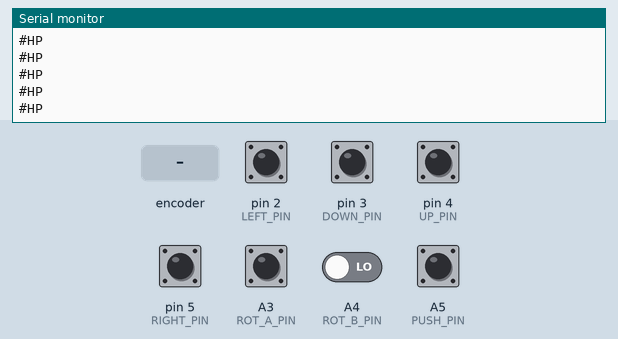
Recording of a sketch running on a simulated Arduino Uno, built with avr-gcc and run on an emulated ATmega328P. Shown: the last lines printed to the serial monitor. The inputs (shaded band) are chosen by the test bench; at power-on: A3 (ROT_A_PIN), A5 (PUSH_PIN), pin 2 (LEFT_PIN), pin 3 (DOWN_PIN), pin 4 (UP_PIN), pin 5 (RIGHT_PIN) HIGH, A4 (ROT_B_PIN) LOW. The modem accepts every AT command (registered, SIM ready, sends succeed) and sends nothing else.

Above: at 3.2 s.
3.3 s: rotary encoder on A3 (ROT_A_PIN) / A4 (ROT_B_PIN) turned 1 step (first pin leading)
5.0 s: pin 2 (LEFT_PIN) pulled LOW for 0.15 s
6.6 s: pin 3 (DOWN_PIN) pulled LOW for 0.15 s
At 6.61 s:
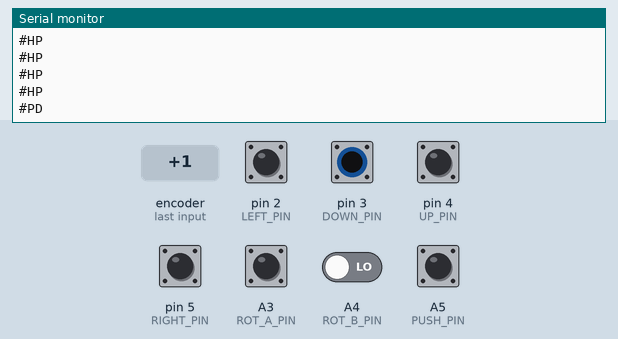
8.2 s: pin 4 (UP_PIN) pulled LOW for 0.15 s
9.8 s: pin 5 (RIGHT_PIN) pulled LOW for 0.15 s
11.4 s: A5 (PUSH_PIN) pulled LOW for 0.15 s
At 12.0 s:
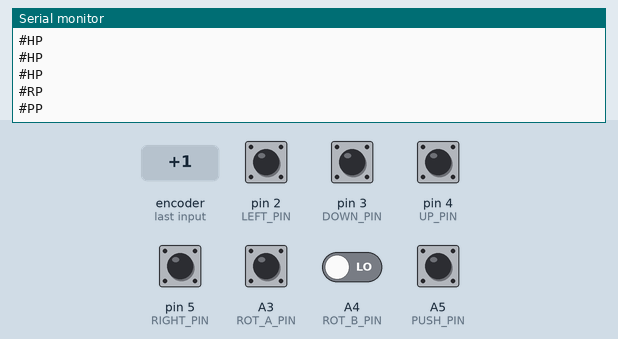

Measured:
- after the input at 6.6 s, the serial monitor: prints a new line at once (image 1)
- after the input at 11.4 s, the serial monitor: prints a new line at once (image 2)

The sketch:

myDDS.ino
```cpp
//------------------------------------------------------
//Revision History 'myDDS'
//------------------------------------------------------
//Version  Date		Author		  Mod
//1        Aug, 2014	Michael Krause	  initial
//
//------------------------------------------------------
/*
The MIT License (MIT)

        Copyright (c) 2015 Michael Krause (krause@tum.de), Institute of Ergonomics, Technische Universität München

        Permission is hereby granted, free of charge, to any person obtaining a copy
        of this software and associated documentation files (the "Software"), to deal
        in the Software without restriction, including without limitation the rights
        to use, copy, modify, merge, publish, distribute, sublicense, and/or sell
        copies of the Software, and to permit persons to whom the Software is
        furnished to do so, subject to the following conditions:

        The above copyright notice and this permission notice shall be included in
        all copies or substantial portions of the Software.

        THE SOFTWARE IS PROVIDED "AS IS", WITHOUT WARRANTY OF ANY KIND, EXPRESS OR
        IMPLIED, INCLUDING BUT NOT LIMITED TO THE WARRANTIES OF MERCHANTABILITY,
        FITNESS FOR A PARTICULAR PURPOSE AND NONINFRINGEMENT. IN NO EVENT SHALL THE
        AUTHORS OR COPYRIGHT HOLDERS BE LIABLE FOR ANY CLAIM, DAMAGES OR OTHER
        LIABILITY, WHETHER IN AN ACTION OF CONTRACT, TORT OR OTHERWISE, ARISING FROM,
        OUT OF OR IN CONNECTION WITH THE SOFTWARE OR THE USE OR OTHER DEALINGS IN
        THE SOFTWARE.

*/

#define BLUETOOTH_SPEED 57600

#include <SoftwareSerial.h>
SoftwareSerial mySerial(9, 8); // RX, TX

//pins for four way switch (simple short to GND switches => pull up: low active)
const int LEFT_PIN = 2;
const int DOWN_PIN = 3;
const int UP_PIN = 4;
const int RIGHT_PIN = 5;

//pins for rotary phases (light barrier, optical sensor)
const int ROT_A_PIN = A3;
const int ROT_B_PIN = A4;

//pins for push (light barrier, optical sensor)
const int PUSH_PIN = A5;

#define SEPCIAL_CHAR    "#"
//events
#define TURN    "t"
#define PRESS   "P"
#define HOLD    "H"
#define RELEASE "R"

//what caused the event
#define TURN_LEFT  'l'
#define TURN_RIGHT 'r'
#define PUSH       'P'
#define UP         'U'
#define DOWN       'D'
#define LEFT       'L'
#define RIGHT      'R'

#define DEBOUNCE_US 50000
//50ms
#define REPEAT_US 150000
//200ms => 5Hz  repeat rate if hold
#define INITIAL_US 500000
//300ms before begin repeat

typedef struct myButton{
  byte state;
  unsigned long t_lastPress;
  unsigned long t_lastRelease;
  unsigned long t_lastRepeat;
  unsigned long repeat;
  unsigned long initialDelay;//before repeat
  byte senderCode;
  byte active;//if activeLow == 0 if activeHigh==1
} sButton, *pButton;

void handleButton(unsigned long t_now, byte state, pButton button);
//--------
sButton bUp;
sButton bDown;
sButton bLeft;
sButton bRight;
sButton bPush;
byte last_rot_a;
byte last_rot_b;

//-----------------------------------------
void setup()
{
  Serial.begin(115200);
  while (!Serial) {
    ; // wait for serial
  }
  Serial.println("Starting");
  mySerial.begin(BLUETOOTH_SPEED);
  delay(1000);

  // Should respond with OK
  mySerial.println("AT");
  delay(1000);
  echoResponseOnSerial();
  mySerial.println("Hello from DDS via Bluetooth!");

  pinMode(UP_PIN, INPUT);
  digitalWrite(UP_PIN, HIGH); // pullUp on
  pinMode(DOWN_PIN, INPUT);
  digitalWrite(DOWN_PIN, HIGH); // pullUp on
  pinMode(LEFT_PIN, INPUT);
  digitalWrite(LEFT_PIN, HIGH); // pullUp on
  pinMode(RIGHT_PIN, INPUT);
  digitalWrite(RIGHT_PIN, HIGH); // pullUp on


  pinMode(ROT_A_PIN, INPUT);
  last_rot_a =   digitalRead(ROT_A_PIN);
  pinMode(ROT_B_PIN, INPUT);
  last_rot_b =   digitalRead(ROT_B_PIN);
  pinMode(PUSH_PIN, INPUT);
  bPush.state = digitalRead(PUSH_PIN);
  bPush.active = 1;
  bPush.repeat = REPEAT_US;
  bPush.initialDelay = INITIAL_US;
  bPush.senderCode = PUSH;

  //init
  bUp.state = digitalRead(UP_PIN);
  bUp.active = 0;
  bUp.repeat = REPEAT_US;
  bUp.initialDelay = INITIAL_US;
  bUp.senderCode = UP;

  bDown.state = digitalRead(DOWN_PIN);
  bDown.active = 0;
  bDown.repeat = REPEAT_US;
  bDown.initialDelay = INITIAL_US;
  bDown.senderCode = DOWN;

  bLeft.state = digitalRead(LEFT_PIN);
  bLeft.active = 0;
  bLeft.repeat = REPEAT_US;
  bLeft.initialDelay = INITIAL_US;
  bLeft.senderCode = LEFT;

  bRight.state = digitalRead(RIGHT_PIN);
  bRight.active = 0;
  bRight.repeat = REPEAT_US;
  bRight.initialDelay = INITIAL_US;
  bRight.senderCode = RIGHT;

  Serial.println("Setup done");
}

void echoResponseOnSerial(){
    while (mySerial.available()) {
      Serial.write(mySerial.read());
    }
    Serial.write("\n");
}

//------------------------------------------------
void sendSerial(const char* event, byte causedBy){

    mySerial.print(SEPCIAL_CHAR);
    mySerial.print(event);
    mySerial.println(char(causedBy));

    Serial.print(SEPCIAL_CHAR);
    Serial.print(event);
    Serial.println(char(causedBy));
}
//------------------------------------------------
void handleButton(unsigned long t_now, byte state, pButton button){

  if(state != button->state){
    if(state == button->active){
      if(t_now - (button->t_lastRelease) > DEBOUNCE_US){//press
        button->state = state;
        sendSerial(PRESS, button->senderCode);
        button->t_lastPress = t_now;
        //button->t_lastRepeat = t_now;
      }//end press
    }else{//state != button.active
      if((t_now - button->t_lastPress) > DEBOUNCE_US){//release
        button->state = state;
        sendSerial(RELEASE, button->senderCode);
        button->t_lastRelease = t_now;
      }//end release
    }
  }else{//state == button.state
    if((state == button->active) && ((t_now - button->t_lastPress) >button->initialDelay) && ((t_now - button->t_lastRepeat) > button->repeat)){//repeat
        sendSerial(HOLD, button->senderCode);
        button->t_lastRepeat = t_now;
    }
  }

}
//------------------------------------------------
void loop(){
  //read in
  int up = digitalRead(UP_PIN);
  int down = digitalRead(DOWN_PIN);
  int left = digitalRead(LEFT_PIN);
  int right = digitalRead(RIGHT_PIN);
  int rot_a = digitalRead(ROT_A_PIN);
  int rot_b = digitalRead(ROT_B_PIN);
  int push = digitalRead(PUSH_PIN);

  unsigned long t_now = micros();

  handleButton(t_now, up, &bUp);
  handleButton(t_now, down, &bDown);
  handleButton(t_now, left, &bLeft);
  handleButton(t_now, right, &bRight);
  handleButton(t_now, push, &bPush);

  if((last_rot_a != rot_a) || (last_rot_b != rot_b)){
    if (rot_a != rot_b){
      if (last_rot_a != rot_a){
        sendSerial(TURN, TURN_LEFT);
      }else{
        sendSerial(TURN, TURN_RIGHT);
      }
    }
  }
  last_rot_a =   rot_a;
  last_rot_b =   rot_b;
}
```
